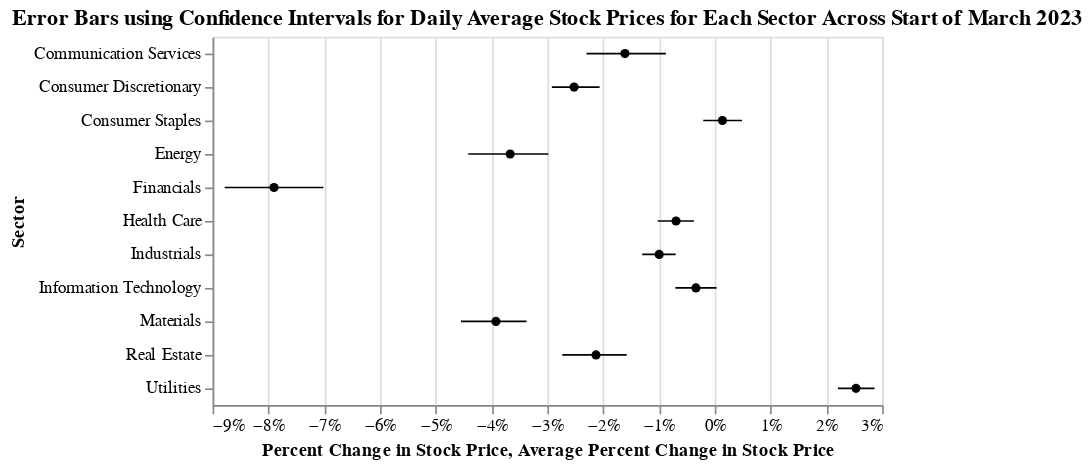

Notebook source saved alongside this figure:
### Code cell
# Chart 3 - Error Bars using Confidence Intervals for Average Stock Prices for Each Sector Across Time
error_bars = alt.Chart(df, title="Error Bars using Confidence Intervals for Daily Average Stock Prices for Each Sector Across Start of March 2023").mark_errorbar(extent='ci').encode(
  x=alt.X('mean(Percent Change in Stock Price):Q', scale=alt.Scale(zero=False)),
  y=alt.Y('Sector:N')
)

points = alt.Chart(df).mark_point(filled=True, color='black').encode(
  x=alt.X('mean(Percent Change in Stock Price):Q', aggregate='mean',axis=alt.Axis(format='%', title='Average Percent Change in Stock Price')),
  y=alt.Y('Sector:N'),
)

error_bars + points

### Figure 1 — Vega-Lite specification as saved in the notebook (floating-point values rounded to 4 significant figures; data arrays with more than 128 entries replaced by an {"elided": "..."} marker saying what was removed)
{"config": {"view": {"continuousWidth": 400, "continuousHeight": 300}}, "layer": [{"mark": {"type": "errorbar", "extent": "ci"}, "encoding": {"x": {"aggregate": "mean", "field": "Percent Change in Stock Price", "scale": {"zero": false}, "type": "quantitative"}, "y": {"field": "Sector", "type": "nominal"}}, "title": "Error Bars using Confidence Intervals for Daily Average Stock Prices for Each Sector Across Start of March 2023"}, {"mark": {"type": "point", "color": "black", "filled": true}, "encoding": {"x": {"aggregate": "mean", "axis": {"format": "%", "title": "Average Percent Change in Stock Price"}, "field": "Percent Change in Stock Price", "type": "quantitative"}, "y": {"field": "Sector", "type": "nominal"}}}], "data": {"name": "data-e2ec05b4d41a0f380e242538f20d8ed7"}, "$schema": "https://vega.github.io/schema/vega-lite/v4.17.0.json", "datasets": {"data-e2ec05b4d41a0f380e242538f20d8ed7": {"elided": "4890 records"}}}
